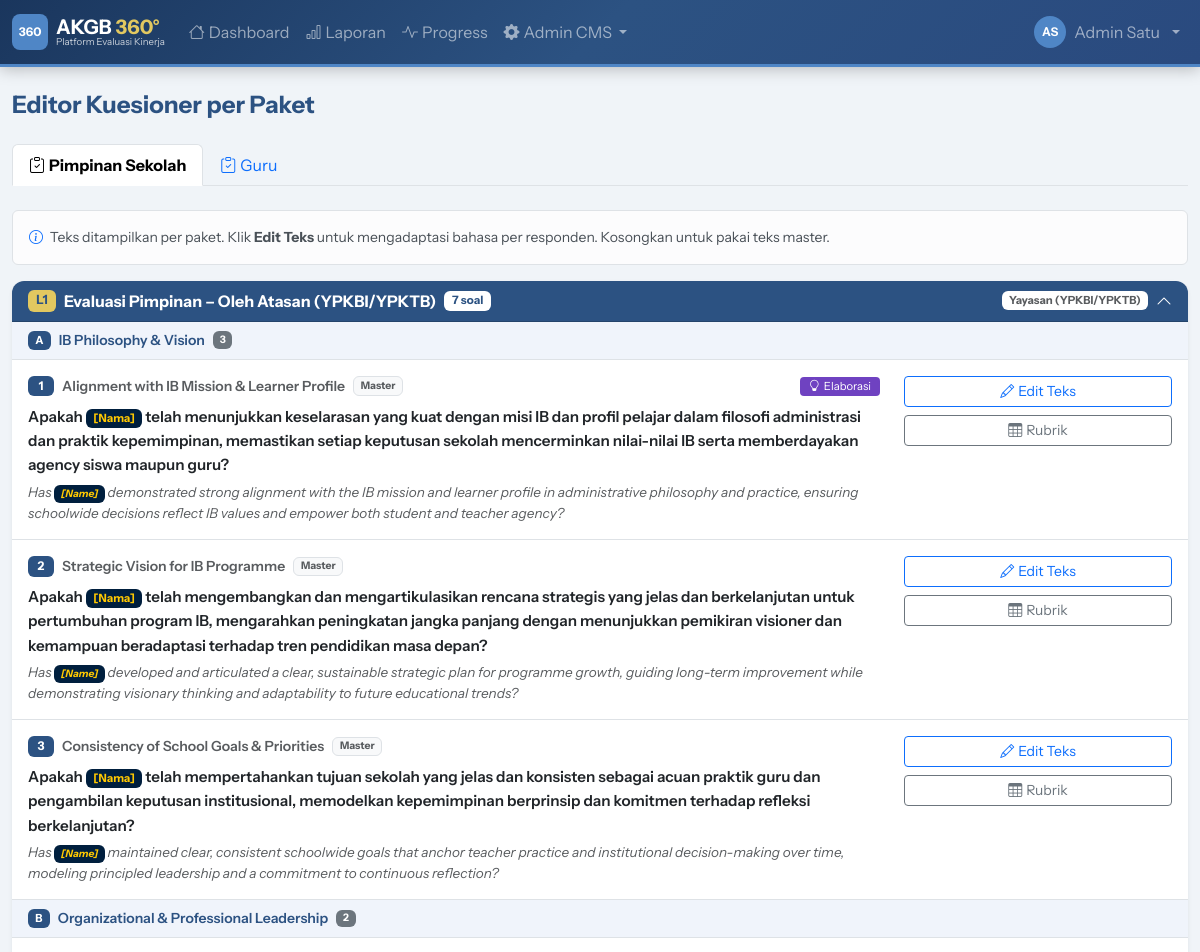
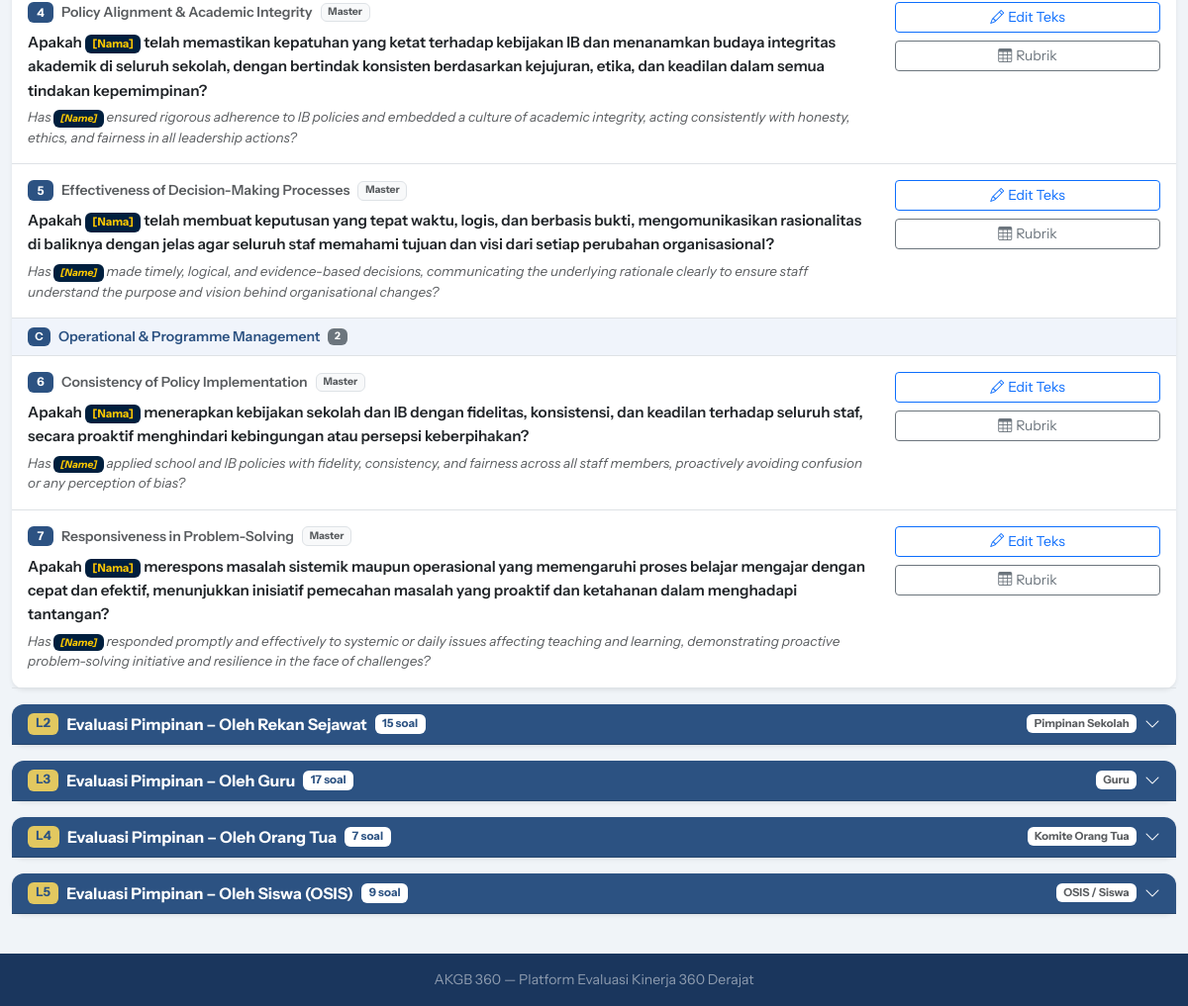
The page /demo/admin/questions.php (signed in) on the database as committed earlier (2 pictures, top to bottom).
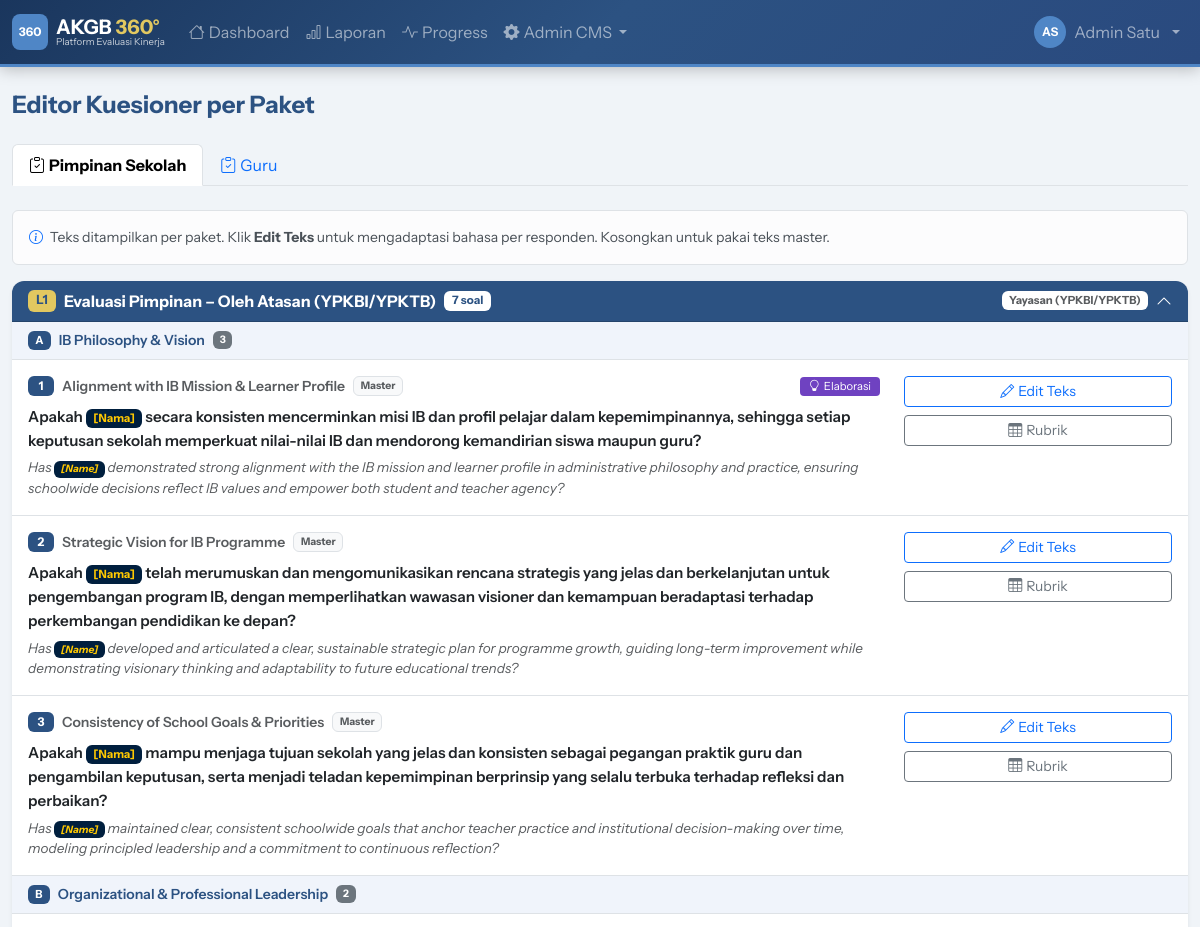
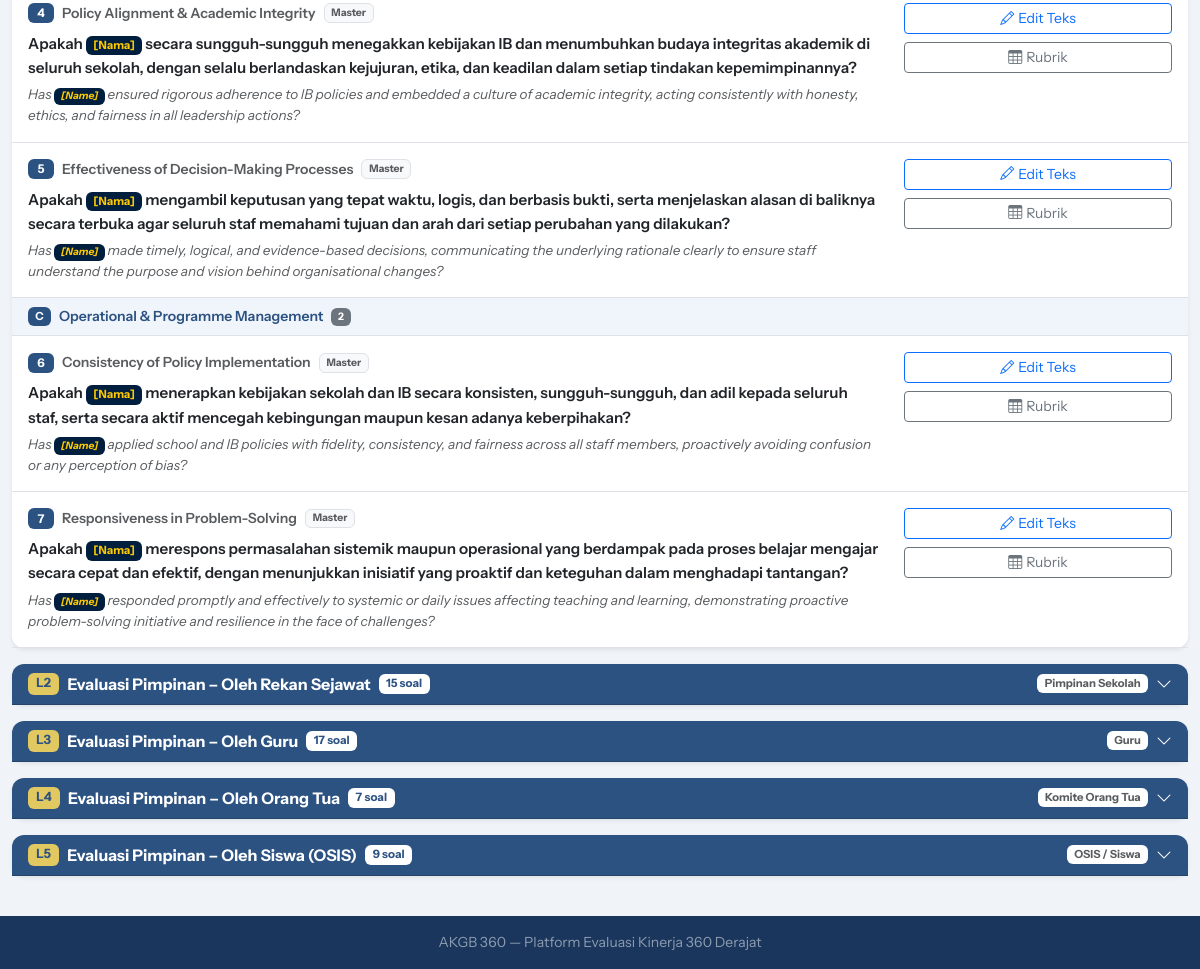
The same page on the database as committed later (2 pictures, top to bottom).
### tables this page shows
CREATE TABLE `package_questions` (
  `id` int NOT NULL AUTO_INCREMENT,
  `package_id` int NOT NULL,
  `question_id` int NOT NULL,
  `question_id_text_override` text COMMENT 'Override teks ID untuk paket ini (NULL = pakai master)',
  `question_en_text_override` text COMMENT 'Override teks EN untuk paket ini (NULL = pakai master)',
  `order_num` int DEFAULT '0',
  PRIMARY KEY (`id`),
  KEY `package_id` (`package_id`),
  KEY `question_id` (`question_id`),
  CONSTRAINT `package_questions_ibfk_1` FOREIGN KEY (`package_id`) REFERENCES `packages` (`id`) ON DELETE CASCADE,
  CONSTRAINT `package_questions_ibfk_2` FOREIGN KEY (`question_id`) REFERENCES `questions` (`id`)
);

CREATE TABLE `questions` (
  `id` int NOT NULL AUTO_INCREMENT,
  `standard_id` int NOT NULL,
  `question_id_text` text NOT NULL,
  `question_en_text` text NOT NULL,
  PRIMARY KEY (`id`),
  KEY `standard_id` (`standard_id`),
  CONSTRAINT `questions_ibfk_1` FOREIGN KEY (`standard_id`) REFERENCES `standards` (`id`)
);

CREATE TABLE `standards` (
  `id` int NOT NULL AUTO_INCREMENT,
  `domain_id` int NOT NULL,
  `name` varchar(250) NOT NULL,
  `description` text,
  `extended_description` text,
  `elaboration_id` text,
  `elaboration_en` text,
  `order_num` int DEFAULT '0',
  PRIMARY KEY (`id`),
  KEY `domain_id` (`domain_id`),
  CONSTRAINT `standards_ibfk_1` FOREIGN KEY (`domain_id`) REFERENCES `domains` (`id`)
);

### public_html/demo/includes/db.php (called while the page is built, shortened)
<?php
class Database {
    private static ?PDO $instance = null;
    public static function getInstance(): PDO {
        if (self::$instance === null) {
            $dsn = "mysql:host=" . DB_HOST . ";dbname=" . DB_NAME . ";charset=" . DB_CHARSET;
            $options = [
                PDO::ATTR_ERRMODE            => PDO::ERRMODE_EXCEPTION,
                PDO::ATTR_DEFAULT_FETCH_MODE => PDO::FETCH_ASSOC,
                PDO::ATTR_EMULATE_PREPARES   => false,
            ];
            try {
                self::$instance = new PDO($dsn, DB_USER, DB_PASS, $options);
            } catch (PDOException $e) {
                die(json_encode(['error' => 'Database connection failed: ' . $e->getMessage()]));
            }
        }
        return self::$instance;
    }
    public static function query(string $sql, array $params = []): PDOStatement {
        $stmt = self::getInstance()->prepare($sql);
        $stmt->execute($params);
        return $stmt;
    }
    public static function fetchAll(string $sql, array $params = []): array {
        return self::query($sql, $params)->fetchAll();
    }
}

### public_html/demo/includes/functions.php (called while the page is built, shortened)
<?php
function h(string $s = ''): string {
    return htmlspecialchars($s, ENT_QUOTES, 'UTF-8');
}
function respondentLabel(string $type): string {
    return match($type) {
        'atasan'        => 'Yayasan (YPKBI/YPKTB)',
        'leader'        => 'Pimpinan Sekolah',
        'peer'          => 'Rekan Sejawat',
        'guru'          => 'Guru',
        'teacher'       => 'Rekan Sejawat (Guru)',
        'ortu'          => 'Komite Orang Tua',
        'siswa'         => 'OSIS / Siswa',
        'student_class' => 'Murid yang Diajar',
        'self'          => 'Refleksi Mandiri',
        default         => ucfirst($type),
    };
}

### public_html/demo/admin/questions.php (the view, shortened to what the changed rows need)
<?php
require_once __DIR__ . '/../includes/db.php';
require_once __DIR__ . '/../includes/functions.php';
require_once __DIR__ . '/../includes/layout.php';
$tab    = $_GET['tab'] ?? '';
$evalTypes = Database::fetchAll("SELECT * FROM eval_types ORDER BY id");
if (!$tab && !empty($evalTypes)) $tab = $evalTypes[0]['code'];
$currentEt = null;
foreach ($evalTypes as $et) {
    if ($et['code'] === $tab) { $currentEt = $et; break; }
}
$packages = [];
if ($currentEt) {
    $pkgRows = Database::fetchAll("
        SELECT p.*, pw.weight
        FROM packages p
        LEFT JOIN package_weights pw ON pw.package_id = p.id
        WHERE p.eval_type_id = ? AND p.is_self_reflection = 0
        ORDER BY p.id
    ", [$currentEt['id']]);
    foreach ($pkgRows as $pkg) {
        $qRows = Database::fetchAll("
            SELECT
                pq.id as pq_id,
                pq.order_num,
                pq.question_id_text_override,
                pq.question_en_text_override,
                q.id as q_id,
                q.question_id_text as master_id,
                q.question_en_text as master_en,
                s.id as s_id,
                s.name as s_name,
                s.elaboration_id,
                s.elaboration_en,
                d.id as d_id,
                d.name as d_name,
                d.code as d_code
            FROM package_questions pq
            JOIN questions q ON pq.question_id = q.id
            JOIN standards s ON q.standard_id = s.id
            JOIN domains d ON s.domain_id = d.id
            WHERE pq.package_id = ?
            ORDER BY pq.order_num, d.order_num, s.order_num
        ", [$pkg['id']]);
        $byDomain = [];
        foreach ($qRows as $q) {
            $byDomain[$q['d_id']]['name']   = $q['d_name'];
            $byDomain[$q['d_id']]['code']   = $q['d_code'];
            $byDomain[$q['d_id']]['items'][] = $q;
        }
        $qIds = array_unique(array_column($qRows, 'q_id'));
        $descriptors = [];
        if (!empty($qIds)) {
            $rows = Database::fetchAll(
                "SELECT * FROM grade_descriptors WHERE question_id IN (" . implode(',', $qIds) . ") ORDER BY question_id, grade"
            );
            foreach ($rows as $r) $descriptors[$r['question_id']][$r['grade']] = $r;
        }
        $packages[] = array_merge($pkg, [
            'byDomain'    => $byDomain,
            'descriptors' => $descriptors,
            'q_count'     => count($qRows),
        ]);
    }
}
ob_start(); ?>
<?php if (empty($packages)): ?>
<div class="card">
  <div class="card-body text-center py-5 text-muted">
    <i class="bi bi-inbox display-4 mb-3 d-block"></i>
    <p>Belum ada paket untuk tipe ini.</p>
    <a href="<?= APP_URL ?>/admin/matrix.php?tab=<?= urlencode($tab) ?>" class="btn btn-navy">
      Buat via Matriks Mapping →
    </a>
  </div>
</div>
<?php else: ?>
<?php foreach ($packages as $pi => $pkg):
  $cid = 'pkg' . $pkg['id'];
?>
<div class="card mb-3 border-0 shadow-sm">
  <div class="card-header d-flex justify-content-between align-items-center py-2"
       style="cursor:pointer;background:var(--ktb-navy);color:white"
       data-bs-toggle="collapse" data-bs-target="#<?= $cid ?>"
       aria-expanded="<?= $pi===0?'true':'false' ?>">
    <div class="d-flex align-items-center gap-2">
      <span class="badge" style="background:var(--ktb-gold);color:var(--ktb-navy);font-size:.8rem">
        <?= h($pkg['code']) ?>
      </span>
      <strong><?= h($pkg['name']) ?></strong>
      <span class="badge bg-white text-navy" style="font-size:.72rem">
        <?= $pkg['q_count'] ?> soal
      </span>
    </div>
    <div class="d-flex align-items-center gap-2">
      <span class="badge bg-white text-muted" style="font-size:.7rem">
        <?= h(respondentLabel($pkg['respondent_type'])) ?>
      </span>
      <i class="bi bi-chevron-<?= $pi===0?'up':'down' ?>"></i>
    </div>
  </div>
  <div class="collapse <?= $pi===0?'show':'' ?>" id="<?= $cid ?>">
    <div class="card-body p-0">
      <?php $qNum = 0; foreach ($pkg['byDomain'] as $did => $domain): ?>
      <div class="px-3 py-2 d-flex align-items-center gap-2"
           style="background:#f0f4fb;border-bottom:1px solid #dee2e6">
        <span class="badge" style="background:var(--ktb-navy);font-size:.7rem">
          <?= h($domain['code']) ?>
        </span>
        <span class="fw-semibold small text-navy"><?= h($domain['name']) ?></span>
        <span class="badge bg-secondary" style="font-size:.65rem"><?= count($domain['items']) ?></span>
      </div>
      <?php foreach ($domain['items'] as $q):
        $qNum++;
        $activeId = $q['question_id_text_override'] ?: $q['master_id'];
        $activeEn = $q['question_en_text_override'] ?: $q['master_en'];
        $isOverride = !empty($q['question_id_text_override']);
      ?>
      <div class="border-bottom px-3 py-3">
        <div class="row align-items-start">
          <div class="col-md-9">
            <div class="d-flex align-items-center gap-2 mb-2">
              <span class="badge badge-navy" style="min-width:26px"><?= $qNum ?></span>
              <span class="small fw-semibold text-muted"><?= h($q['s_name']) ?></span>
              <?php if ($isOverride): ?>
              <span class="badge bg-warning text-dark" style="font-size:.65rem">Adaptasi Paket</span>
              <?php else: ?>
              <span class="badge bg-light text-muted border" style="font-size:.65rem">Master</span>
              <?php endif; ?>
              <?php if (!empty($q['elaboration_id'])): ?>
              <button type="button" class="btn btn-sm py-0 px-2 ms-auto"
                style="background:#6f42c1;color:white;font-size:.7rem"
                data-bs-toggle="modal" data-bs-target="#elab<?= $q['s_id'] ?>">
                <i class="bi bi-lightbulb me-1"></i>Elaborasi
              </button>
              <?php endif; ?>
            </div>
            <p class="mb-1 fw-semibold" style="line-height:1.6;font-size:.95rem">
              <?= str_replace('[Nama]', '<span class="badge" style="background:#001f3e;color:#ffc901">[Nama]</span>', h($activeId)) ?>
            </p>
            <?php if ($activeEn): ?>
            <p class="mb-0 text-muted" style="font-size:.85rem;font-style:italic;line-height:1.5">
              <?= str_replace('[Name]', '<span class="badge" style="background:#001f3e;color:#ffc901">[Name]</span>', h($activeEn)) ?>
            </p>
            <?php endif; ?>
          </div>
          <div class="col-md-3 text-md-end mt-2 mt-md-0 d-flex flex-md-column gap-2 justify-content-end">
            <button class="btn btn-sm btn-outline-primary"
              data-bs-toggle="modal" data-bs-target="#editQ<?= $q['pq_id'] ?>">
              <i class="bi bi-pencil me-1"></i>Edit Teks
            </button>
            <button class="btn btn-sm btn-outline-secondary"
              data-bs-toggle="modal" data-bs-target="#rubrik<?= $q['q_id'] ?>">
              <i class="bi bi-table me-1"></i>Rubrik
            </button>
          </div>
        </div>
      </div>
      <?php endforeach;  ?>
      <?php endforeach;  ?>
    </div>
  </div>
</div>
<?php endforeach;  ?>
<?php endif; ?>

Rows that differ between the two databases and show on the page:
changed through a linked row, package_questions "Alignment with IB Mission & Learner Profile": question_id_text_override.question_id_text "Apakah [Nama] telah menunjukkan keselarasan yang kuat dengan misi IB dan profil pelajar dalam filosofi administrasi dan praktik kepemimpinan, memastikan setiap keputusan sekolah mencerminkan nilai-nilai IB serta memberdayakan agency siswa maupun guru?" → "Apakah [Nama] secara konsisten mencerminkan misi IB dan profil pelajar dalam kepemimpinannya, sehingga setiap keputusan sekolah memperkuat nilai-nilai IB dan mendorong kemandirian siswa maupun guru?"
changed through a linked row, package_questions "Strategic Vision for IB Programme": question_id_text_override.question_id_text "Apakah [Nama] telah mengembangkan dan mengartikulasikan rencana strategis yang jelas dan berkelanjutan untuk pertumbuhan program IB, mengarahkan peningkatan jangka panjang dengan menunjukkan pemikiran visioner dan kemampuan beradaptasi terhadap tren pendidikan masa depan?" → "Apakah [Nama] telah merumuskan dan mengomunikasikan rencana strategis yang jelas dan berkelanjutan untuk pengembangan program IB, dengan memperlihatkan wawasan visioner dan kemampuan beradaptasi terhadap perkembangan pendidikan ke depan?"
changed through a linked row, package_questions "Consistency of School Goals & Priorities": question_id_text_override.question_id_text "Apakah [Nama] telah mempertahankan tujuan sekolah yang jelas dan konsisten sebagai acuan praktik guru dan pengambilan keputusan institusional, memodelkan kepemimpinan berprinsip dan komitmen terhadap refleksi berkelanjutan?" → "Apakah [Nama] mampu menjaga tujuan sekolah yang jelas dan konsisten sebagai pegangan praktik guru dan pengambilan keputusan, serta menjadi teladan kepemimpinan berprinsip yang selalu terbuka terhadap refleksi dan perbaikan?"
changed through a linked row, package_questions "Policy Alignment & Academic Integrity": question_id_text_override.question_id_text "Apakah [Nama] telah memastikan kepatuhan yang ketat terhadap kebijakan IB dan menanamkan budaya integritas akademik di seluruh sekolah, dengan bertindak konsisten berdasarkan kejujuran, etika, dan keadilan dalam semua tindakan kepemimpinan?" → "Apakah [Nama] secara sungguh-sungguh menegakkan kebijakan IB dan menumbuhkan budaya integritas akademik di seluruh sekolah, dengan selalu berlandaskan kejujuran, etika, dan keadilan dalam setiap tindakan kepemimpinannya?"
changed through a linked row, package_questions "Effectiveness of Decision-Making Processes": question_id_text_override.question_id_text "Apakah [Nama] telah membuat keputusan yang tepat waktu, logis, dan berbasis bukti, mengomunikasikan rasionalitas di baliknya dengan jelas agar seluruh staf memahami tujuan dan visi dari setiap perubahan organisasional?" → "Apakah [Nama] mengambil keputusan yang tepat waktu, logis, dan berbasis bukti, serta menjelaskan alasan di baliknya secara terbuka agar seluruh staf memahami tujuan dan arah dari setiap perubahan yang dilakukan?"
changed through a linked row, package_questions "Consistency of Policy Implementation": question_id_text_override.question_id_text "…kebijakan sekolah dan IB dengan fidelitas, konsistensi, dan keadilan terhadap seluruh staf, secara proaktif menghindari kebingungan atau persepsi keberpihakan?" → "…kebijakan sekolah dan IB secara konsisten, sungguh-sungguh, dan adil kepada seluruh staf, serta secara aktif mencegah kebingungan maupun kesan adanya keberpihakan?"
changed through a linked row, package_questions "Responsiveness in Problem-Solving": question_id_text_override.question_id_text "Apakah [Nama] merespons masalah sistemik maupun operasional yang memengaruhi proses belajar mengajar dengan cepat dan efektif, menunjukkan inisiatif pemecahan masalah yang proaktif dan ketahanan dalam menghadapi tantangan?" → "Apakah [Nama] merespons permasalahan sistemik maupun operasional yang berdampak pada proses belajar mengajar secara cepat dan efektif, dengan menunjukkan inisiatif yang proaktif dan keteguhan dalam menghadapi tantangan?"
